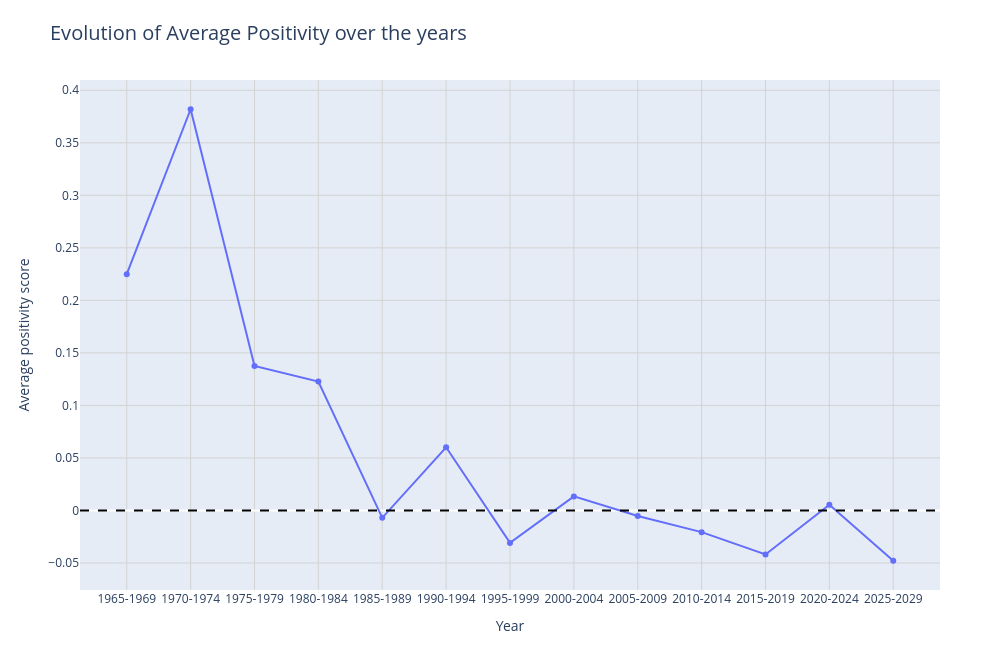

Write notebook code for a chart like this one.
### Code cell
# ============================================================
# Evolución de positividad media por década - Basado en Cardiff sentiment_signed_score
# ============================================================

pio.renderers.default = "vscode"

# ------------------------------------------------------------
# 1. Preparar datos
# ------------------------------------------------------------

df_decade = df_model_comparison.copy()

# Una fila por canción
df_decade = df_decade.drop_duplicates(subset=["artist_norm", "song_norm"])

# Limpiar year
df_decade["year"] = pd.to_numeric(df_decade["year"], errors="coerce")

df_decade = df_decade[
    df_decade["year"].notna() &
    (df_decade["year"] >= 1900) &
    (df_decade["year"] <= 2030)
].copy()

df_decade["year"] = df_decade["year"].astype(int)

# Crear década
PERIOD = 5

df_decade["decade"] = (df_decade["year"] // PERIOD) * PERIOD
df_decade["decade_label"] = (
    df_decade["decade"].astype(str) + "-" + 
    (df_decade["decade"] + PERIOD - 1).astype(str)
)

# Crear score firmado si no existe
if "sentiment_signed_score" not in df_decade.columns:
    def sentiment_to_signed_score(row):
        label = row["cardiff_sentiment"]
        score = row["cardiff_sentiment_score"]

        if pd.isna(label) or pd.isna(score):
            return pd.NA

        label = str(label).lower()

        if label == "positive":
            return float(score)
        elif label == "negative":
            return -float(score)
        elif label == "neutral":
            return 0.0
        else:
            return pd.NA

    df_decade["sentiment_signed_score"] = df_decade.apply(
        sentiment_to_signed_score,
        axis=1
    )

df_decade = df_decade[df_decade["sentiment_signed_score"].notna()].copy()

print("Número de canciones válidas:", len(df_decade))


# ------------------------------------------------------------
# 2. Agregación por década
# ------------------------------------------------------------

decade_positivity = (
    df_decade
    .groupby(["decade", "decade_label"])
    .agg(
        n_songs=("song_norm", "count"),
        positividad_media=("sentiment_signed_score", "mean"),
        positividad_mediana=("sentiment_signed_score", "median"),
        desviacion_tipica=("sentiment_signed_score", "std")
    )
    .reset_index()
)

# Filtrar décadas con pocas canciones
MIN_SONGS_PER_DECADE = 5

decade_positivity = decade_positivity[
    decade_positivity["n_songs"] >= MIN_SONGS_PER_DECADE
].copy()

decade_positivity = decade_positivity.sort_values("decade").reset_index(drop=True)


# ------------------------------------------------------------
# 3. Mostrar con Plotly
# ------------------------------------------------------------

fig_plotly = px.line(
    decade_positivity,
    x="decade_label",
    y="positividad_media",
    markers=True,
    title="Evolution of Average Positivity over the years",
    labels={
        "decade_label": "Year",
        "positividad_media": "Average positivity score"
    },
    hover_data={
        "n_songs": True,
        "positividad_media": ":.3f",
        "positividad_mediana": ":.3f",
        "desviacion_tipica": ":.3f"
    }
)

fig_plotly.add_hline(
    y=0,
    line_dash="dash",
    line_color="black"
)

fig_plotly.update_layout(
    width=1000,
    height=650,
    title=dict(font=dict(size=20)),
    xaxis=dict(showgrid=True, gridcolor="lightgray"),
    yaxis=dict(showgrid=True, gridcolor="lightgray"),
    margin=dict(l=80, r=60, t=80, b=60)
)

fig_plotly.show()

### Figure 1 — Plotly figure (JSON) as saved in the notebook; plotly's stock layout.template omitted (floating-point values rounded to 4 significant figures)
{"data": [{"customdata": [[13.0, 0.4849, 0.6583], [24.0, 0.4525, 0.4406], [28.0, 0.3028, 0.6105], [43.0, 0.2505, 0.6251], [67.0, -0.215, 0.5949], [204.0, 0.2086, 0.6118], [340.0, -0.2368, 0.6068], [477.0, 0.06521, 0.6017], [754.0, -0.1679, 0.5835], [813.0, -0.2013, 0.574], [695.0, -0.2511, 0.5673], [488.0, -0.1787, 0.5656], [84.0, -0.2851, 0.5615]], "hovertemplate": "Year=%{x}<br>Average positivity score=%{y:.3f}<br>n_songs=%{customdata[0]}<br>positividad_mediana=%{customdata[1]:.3f}<br>desviacion_tipica=%{customdata[2]:.3f}<extra></extra>", "legendgroup": "", "line": {"color": "#636efa", "dash": "solid"}, "marker": {"symbol": "circle"}, "mode": "lines+markers", "name": "", "orientation": "v", "showlegend": false, "type": "scatter", "x": ["1965-1969", "1970-1974", "1975-1979", "1980-1984", "1985-1989", "1990-1994", "1995-1999", "2000-2004", "2005-2009", "2010-2014", "2015-2019", "2020-2024", "2025-2029"], "xaxis": "x", "y": [0.225, 0.3819, 0.1375, 0.1228, -0.006996, 0.06013, -0.03089, 0.01338, -0.005334, -0.02063, -0.04189, 0.005378, -0.04788], "yaxis": "y"}], "layout": {"height": 650, "legend": {"tracegroupgap": 0}, "margin": {"b": 60, "l": 80, "r": 60, "t": 80}, "shapes": [{"line": {"color": "black", "dash": "dash"}, "type": "line", "x0": 0, "x1": 1, "xref": "x domain", "y0": 0, "y1": 0, "yref": "y"}], "title": {"font": {"size": 20}, "text": "Evolution of Average Positivity over the years"}, "width": 1000, "xaxis": {"anchor": "y", "domain": [0, 1], "gridcolor": "lightgray", "showgrid": true, "title": {"text": "Year"}}, "yaxis": {"anchor": "x", "domain": [0, 1], "gridcolor": "lightgray", "showgrid": true, "title": {"text": "Average positivity score"}}}}
